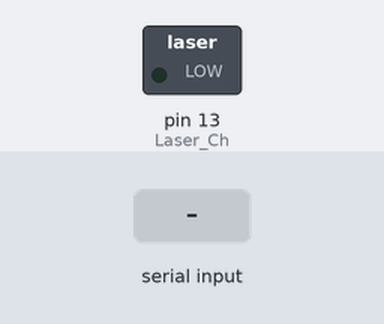
The sketch below on a simulated Arduino Uno, built with avr-gcc and run on an emulated ATmega328P. On the bench: switched loads named in the sketch (green lamp = pin HIGH). The test bench sets the inputs (shaded band).

Above: at 1.2 s.
1.3 s: "1" received over Serial
Timing chart, 0 to 4.3 s (numbered marks = the images above; inputs shaded):
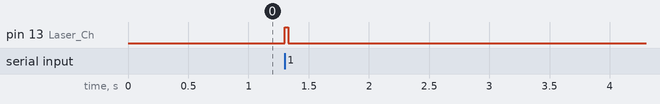

Measured:
- after the input at 1.3 s, pin 13 (Laser_Ch): LOW → HIGH at once, → LOW 0.03 s later

The sketch:

footshock_1_1.ino
```cpp
#include <Wire.h>

//Goal: detect the licking, then feedback to photo-activation of ChR2
int Laser_Ch = 13; //Digital output for LED/laser
int state = 0;

void setup()
{
  pinMode(Laser_Ch,OUTPUT);
  Serial.begin(9600);
  Wire.begin();
}

void loop()
{
  if (Serial.available()>0)
  {
    state = Serial.read();
    if (state==48)    //'0'
    {
      digitalWrite(Laser_Ch,LOW);
    }
    else if (state==49)    //'1'
    {
      digitalWrite(Laser_Ch,HIGH);
      delay(30);
      digitalWrite(Laser_Ch,LOW);
      delay(20);
    }
  }
}
```
